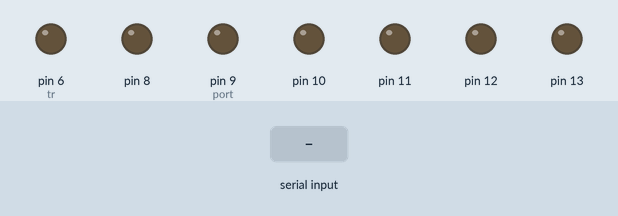
A sketch run on a simulated Arduino Uno, built with avr-gcc and run on an emulated ATmega328P. Parts: output pins drawn as LEDs (lit = HIGH). Inputs (shaded band) come from the test bench.

Above: at 1.2 s.
1.3 s: "c" received over Serial
At 4.6 s:
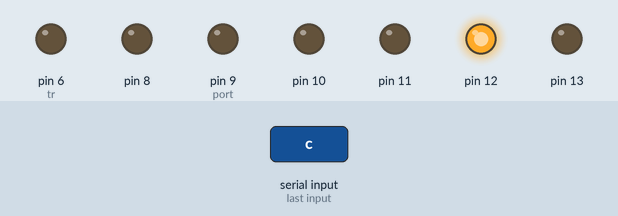
At 6.4 s:
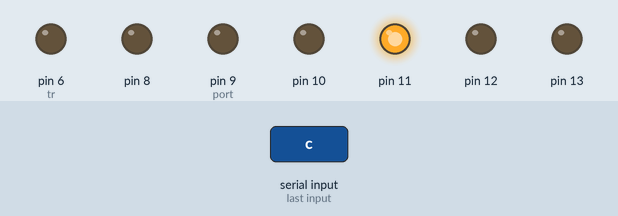
Timing chart, 0 to 18.1 s (numbered marks = the images above; inputs shaded):
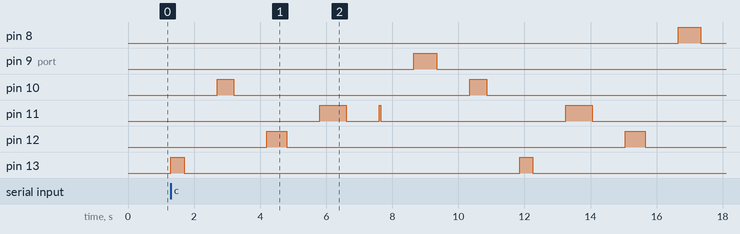

The sketch:

kvantoriada_test.ino
```cpp
char inChar;
int t9a = 520;
int port = 9;
int q = 0;
int work = 0;
int t13 = 400;
int t12 = 600;
int t11 = 800;
int t10 = 500;
int t9 = 700;
int t8 = 680; //t9*0.97
int t7 = 750;
int t = 1000;
int a = -1;                    //
void setup() {
  pinMode(13, OUTPUT); //13-открыть, 12-закрыть
  pinMode(12, OUTPUT);
  pinMode(11, OUTPUT); //11-поднять, 10-опустить
  pinMode(10, OUTPUT);
  pinMode(9, OUTPUT); //9-влевo, 8-вправо
  pinMode(8, OUTPUT);
  pinMode(5, INPUT); // ec
  pinMode(6, OUTPUT);// tr
  Serial.begin(9600);
}

void loop() {
  while (q != 3) {
    if (Serial.available() > 0) {
      inChar = Serial.read();
      if (inChar == 'c') {
        digitalWrite(13, 1);
        delay(t13);
        digitalWrite(13, 0);
        delay(t);
        digitalWrite(10, 1);
        delay(t10);
        digitalWrite(10, 0);
        delay(t);
        digitalWrite(12, 1);
        delay(t12);
        digitalWrite(12, 0);
        delay(t);
        digitalWrite(11, 1);
        delay(t11);
        digitalWrite(11, 0);
        delay(t);
        digitalWrite(11, 1);
        delay(50);
        digitalWrite(11, 0);
        delay(t);
        digitalWrite(9, 1);
        delay(t9);
        digitalWrite(9, 0);
        delay(t);
        digitalWrite(10, 1);
        delay(t10);
        digitalWrite(10, 0);
        delay(t);
        digitalWrite(13, 1);
        delay(t13);
        digitalWrite(13, 0);
        delay(t);
        digitalWrite(11, 1);
        delay(t11);
        digitalWrite(11, 0);
        delay(t);
        digitalWrite(12, 1);
        delay(t12);
        digitalWrite(12, 0);
        delay(t);
        digitalWrite(8, 1);
        delay(t8);
        digitalWrite(8, 0);
        delay(t);
        q++;
        if (t9a == 520 + 470) {
          digitalWrite(8, 1);
          delay(630);
          digitalWrite(8, 0);
          delay(t);
        }
        if (t9a == 520 + 470 + 470) {
          digitalWrite(9, 1);
          delay(545);
          digitalWrite(9, 0);
          delay(t);
        }
        port = 9;
        t9a = 520;

      }
      inChar = Serial.read();
       if (inChar == 'h') {
        delay(5000);
        digitalWrite(port, 1);
        delay(t9a);
        digitalWrite(port, 0);
        delay(t);
        port--;
        t9a += 470;
        for (int i = 0; i < 31; i++) {
          Serial.println("d");
          delay(10);
        }
      }
    }
  }
}
```

Measured:
- after the input at 1.3 s, pin 8: LOW → HIGH after 15.4 s, → LOW 0.68 s later; pin 9 (port): LOW → HIGH after 7.4 s, → LOW 0.70 s later
